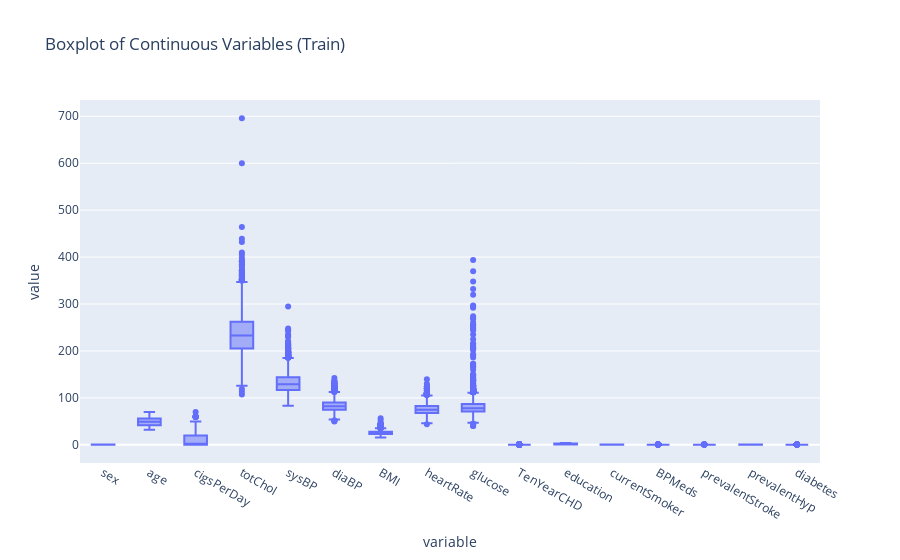

Source (notebook cell):
### Code cell
# Outliers
continuous_vars = ['sex', 'age', 'cigsPerDay', 'totChol', 'sysBP', 'diaBP', 'BMI', 'heartRate', 
                   'glucose', 'TenYearCHD', 'education', 'currentSmoker', 'BPMeds', 'prevalentStroke', 'prevalentHyp', 'diabetes']

# Create a boxplot to visualize the distrubtion as well as outliers
fig = px.box(train[continuous_vars], title='Boxplot of Continuous Variables (Train)')
# Display the plot
fig.show()

# Calculate the number of outliers for each continuous variable

# Calculate the first and third quartile
Q1 = train[continuous_vars].quantile(0.25)
Q3 = train[continuous_vars].quantile(0.75)

# Calculate the IQR
IQR = Q3 - Q1

# Calculate the number of outliers
outliers = ((train[continuous_vars] < (Q1 - 1.5 * IQR)) | (train[continuous_vars] > (Q3 + 1.5 * IQR))).sum()

# Print
print("Number of outliers by variable (Train):")
print(outliers)

# # Outliers
# continuous_vars = ['sex', 'age', 'cigsPerDay', 'totChol', 'sysBP', 'diaBP', 'BMI', 'heartRate', 
#                    'glucose', 'TenYearCHD', 'education', 'currentSmoker', 'BPMeds', 'prevalentStroke', 'prevalentHyp', 'diabetes']

# # Create a boxplot to visualize the distrubtion as well as outliers
# fig = px.box(test[continuous_vars], title='Boxplot of Continuous Variables (Test)')
# # Display the plot
# fig.show()

# # Calculate the number of outliers for each continuous variable

# # Calculate the first and third quartile
# Q1 = test[continuous_vars].quantile(0.25)
# Q3 = test[continuous_vars].quantile(0.75)

# # Calculate the IQR
# IQR = Q3 - Q1

# # Calculate the number of outliers
# outliers = ((test[continuous_vars] < (Q1 - 1.5 * IQR)) | (test[continuous_vars] > (Q3 + 1.5 * IQR))).sum()

# # Print
# print("Number of outliers by variable (Test):")
# print(outliers)

### Figure 1 — Plotly figure (JSON) as saved in the notebook; plotly's stock layout.template omitted (floating-point values rounded to 4 significant figures; data arrays with more than 128 entries replaced by an {"elided": "..."} marker saying what was removed)
{"data": [{"alignmentgroup": "True", "hovertemplate": "variable=%{x}<br>value=%{y}<extra></extra>", "legendgroup": "", "marker": {"color": "#636efa"}, "name": "", "notched": false, "offsetgroup": "", "orientation": "v", "showlegend": false, "type": "box", "x": {"elided": "50880 str values"}, "x0": " ", "xaxis": "x", "y": {"elided": "50880 float values"}, "y0": " ", "yaxis": "y"}], "layout": {"boxmode": "group", "legend": {"tracegroupgap": 0}, "title": {"text": "Boxplot of Continuous Variables (Train)"}, "xaxis": {"anchor": "y", "domain": [0, 1], "title": {"text": "variable"}}, "yaxis": {"anchor": "x", "domain": [0, 1], "title": {"text": "value"}}}}
